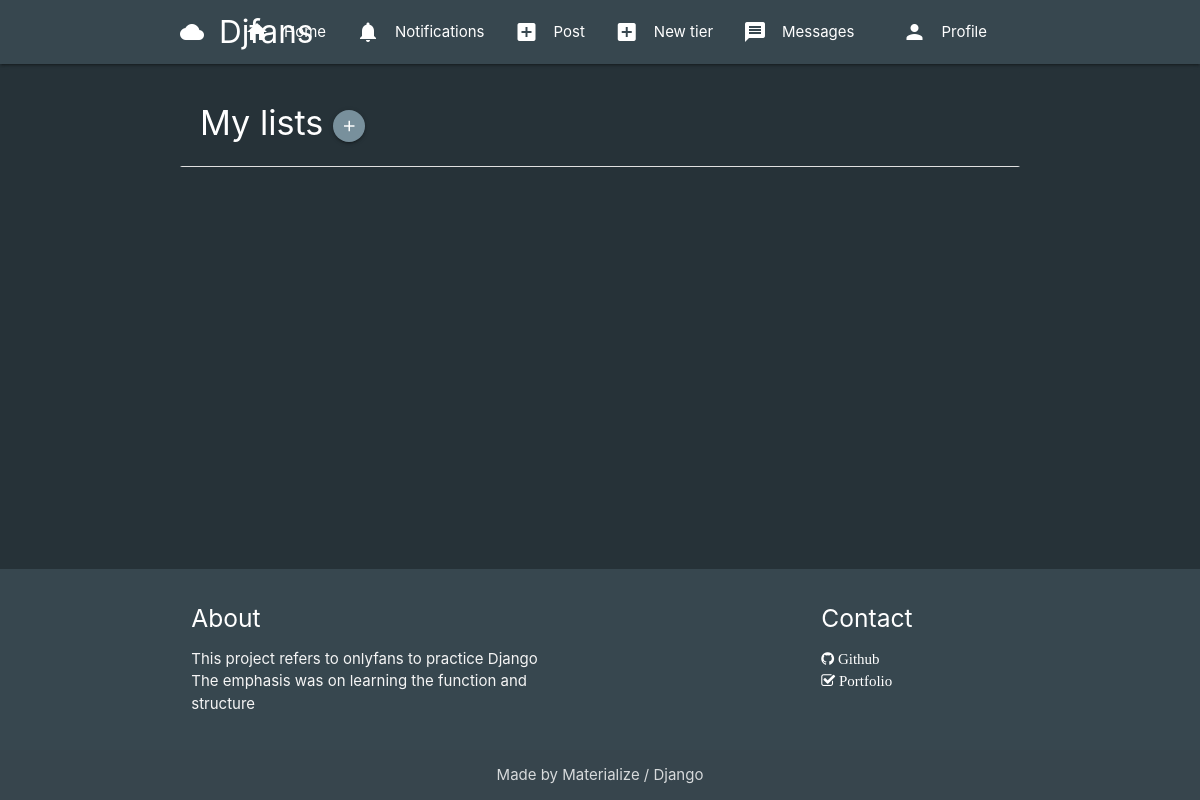
The app's page /user/mylists (signed in), older data.
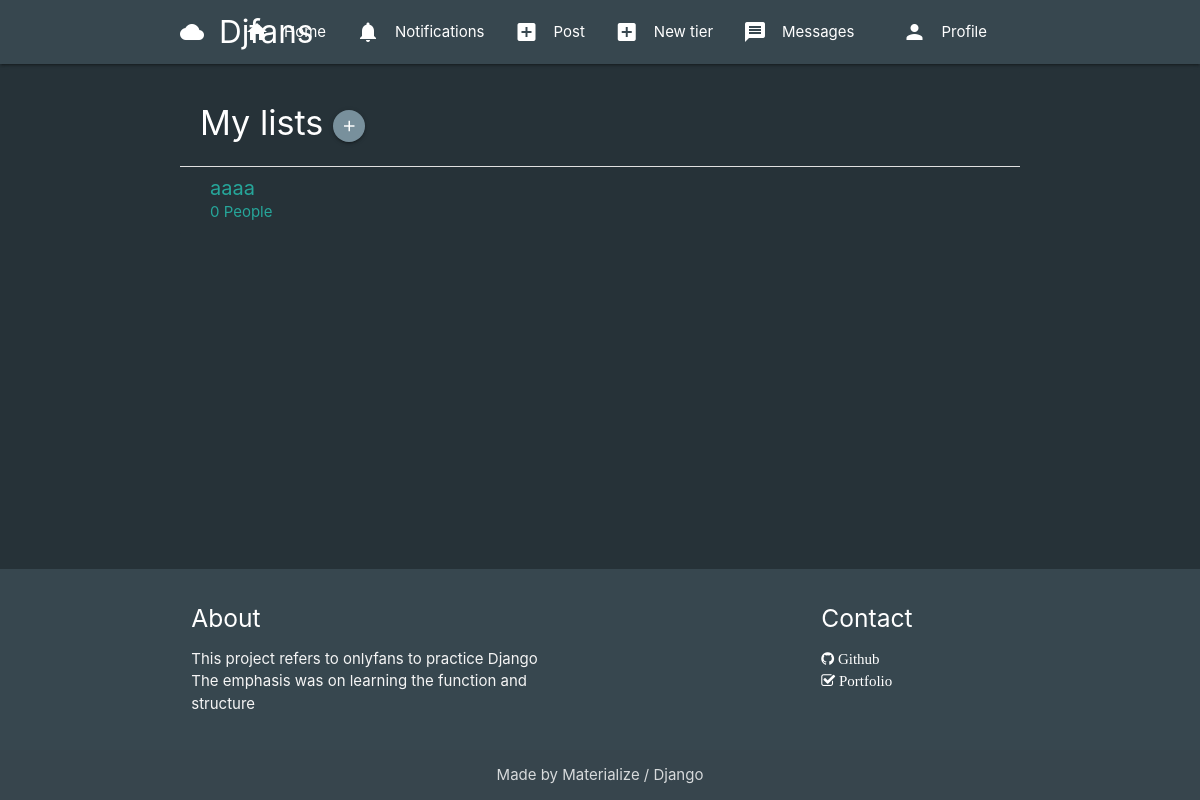
The same page, newer data.
### authy/models.py (models this page shows)
class PeopleList(models.Model):
    title = models.CharField(max_length=150)
    user = models.ForeignKey(
        User, on_delete=models.CASCADE, related_name='list_user')
    people = models.ManyToManyField(User, related_name='people_user')

### authy/views.py (the view)
# urls.py: path('mylists', ShowList, name='show-my-lists'),
def ShowList(request):
    user_lists = PeopleList.objects.filter(user=request.user)
    if request.method == 'POST':
        form = NewListForm(request.POST)
        if form.is_valid():
            title = form.cleaned_data.get('title')
            PeopleList.objects.create(title=title, user=request.user)
            return HttpResponseRedirect(reverse('profile', args=[request.user.username]))
    else:
        form = NewListForm()
    context = {
        'user_lists': user_lists,
        'form': form,
    }
    return render(request, 'user_lists.html', context)

### authy/views.py (called while the page is built)
def SideNavInfo(request):
    user = request.user
    nav_profile = None
    fans = None
    follows = None
    if user.is_authenticated:
        nav_profile = Profile.objects.get(user=user)
        fans = Subscription.objects.filter(subscribed=user).count()
        follows = Subscription.objects.filter(subscriber=user).count()
    return {'nav_profile': nav_profile, 'fans': fans, 'follows': follows}

### djfans/templates/user_lists.html (shortened to what this page needs)
{% extends 'base.html' %}
{% block content %}
<ul class="collection with-header" style="border:none;">
    <li class="collection-header blue-grey darken-4 white-text">
        <h4>My lists <a href="#modal2" class="btn-floating btn-small waves-effect waves-light blue-grey lighten-1 modal-trigger"><i class="material-icons">add</i></a></h4>
    </li>
    {% for lists in user_lists %}
        <a href="{% url 'list-people' lists.id %}" class="collection-item blue-grey darken-4">
            <span  style="font-size: 20px;">{{ lists.title }}</span>
            <br>
            <span>{{ lists.people.count }} People</span>
        </a>
    {% endfor %}
  </ul>
{% endblock %}

Row changes from the older to the newer data that the page shows:
added PeopleList: title "aaaa", people.count "0"
